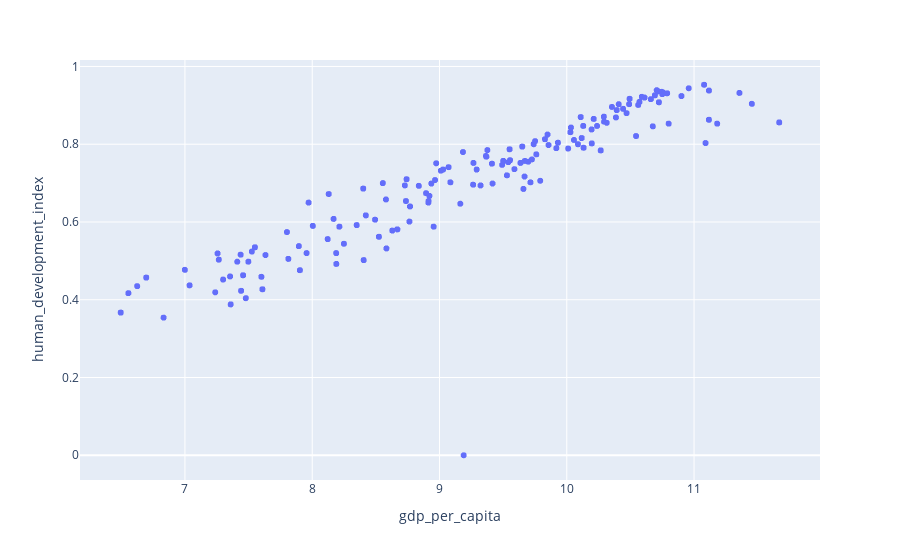

The code cell stored with this chart in its notebook:
### Code cell
px.scatter(df1, x="gdp_per_capita", y="human_development_index")

### Figure 1 — Plotly figure (JSON) as saved in the notebook; plotly's stock layout.template omitted (floating-point values rounded to 4 significant figures; data arrays with more than 128 entries replaced by an {"elided": "..."} marker saying what was removed)
{"data": [{"hovertemplate": "gdp_per_capita=%{x}<br>human_development_index=%{y}<extra></extra>", "legendgroup": "", "marker": {"color": "#636efa", "symbol": "circle"}, "mode": "markers", "name": "", "showlegend": false, "type": "scattergl", "x": {"elided": "31518 float values"}, "xaxis": "x", "y": {"elided": "31518 float values"}, "yaxis": "y"}], "layout": {"legend": {"tracegroupgap": 0}, "margin": {"t": 60}, "xaxis": {"anchor": "y", "domain": [0, 1], "title": {"text": "gdp_per_capita"}}, "yaxis": {"anchor": "x", "domain": [0, 1], "title": {"text": "human_development_index"}}}}
